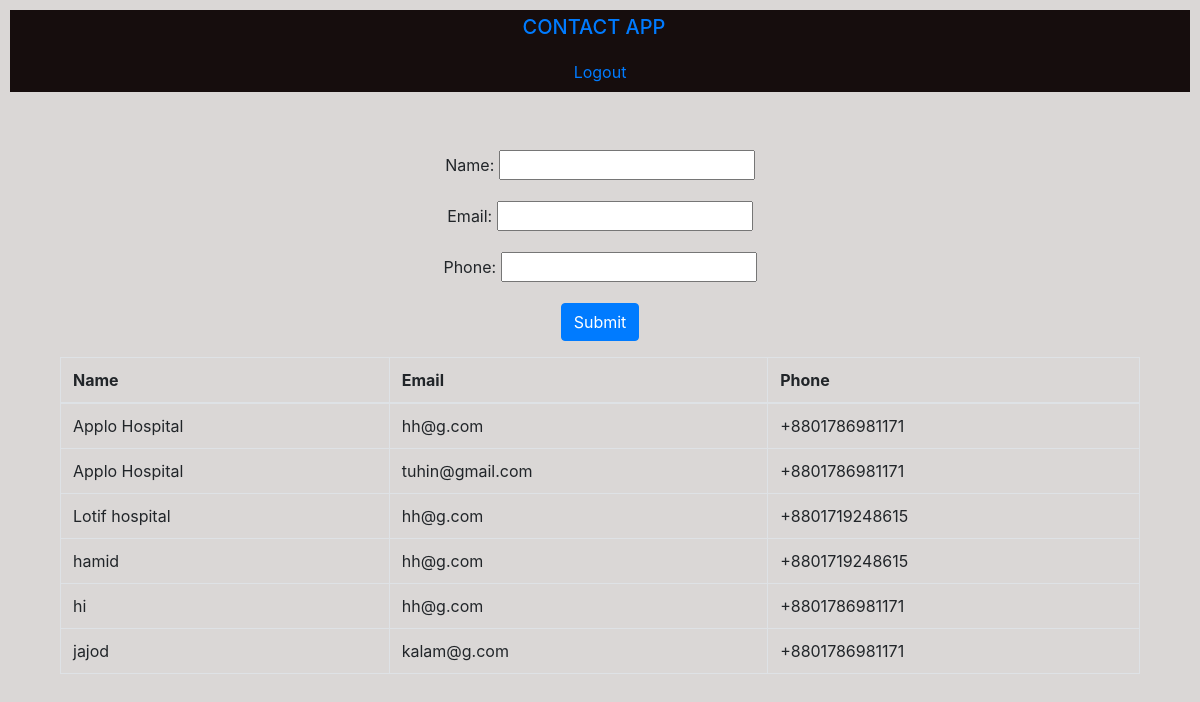
Page / (signed in) on the earlier database version.
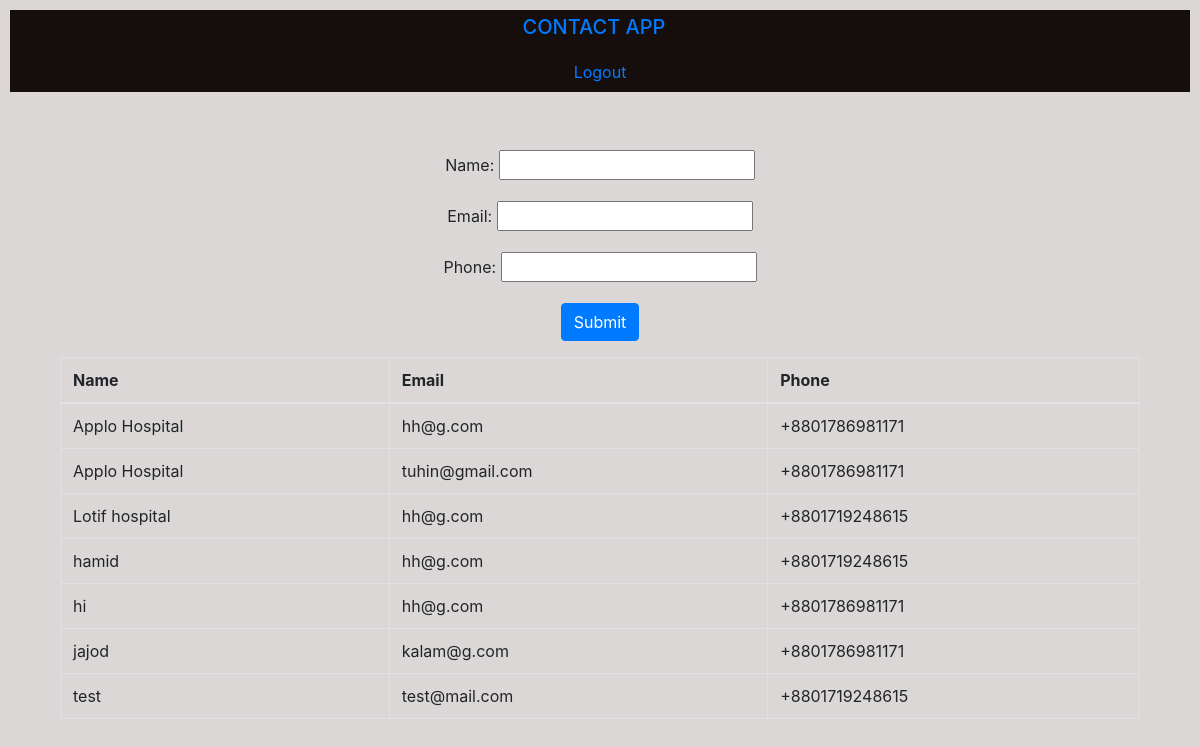
Same page on the later database version.
### contacts/models.py (models this page shows, shortened)
class Person(models.Model):
    name = models.CharField(max_length=20)
    email = models.EmailField(max_length=250)
    phone = PhoneNumberField()

### contacts/views.py (the view)
# urls.py: path('', views.contact_list, name='contact_list'),
def contact_list(request):
    if request.method == 'POST':
        form = PersonForm(request.POST)
        if form.is_valid():
            form.save()
            return redirect('/')
    else:
        form = PersonForm()
    persons = Person.objects.all().order_by('name')
    return render(request, 'contact/contact_list.html', {'persons': persons,  'form': form})

### contacts/forms.py
class PersonForm(forms.ModelForm):
    class Meta:
        model = Person
        fields = ('name', 'email', 'phone')

### contacts/templates/contact/contact_list.html
{% extends 'base.html' %}
{% block content %}
<div class="container">
  {% if user.is_authenticated  %}
  <div>
    <table class="table table-bordered">
      <thead>
        <tr>
          <th>Name</th>
          <th>Email</th>
          <th>Phone</th>
        </tr>
      </thead>
      <tbody>
        {% for person in persons %}
        <tr>
          <td>{{ person.name }}</td>
          <td>{{ person.email }}</td>
          <td>{{ person.phone }}</td>
        </tr>
        {% endfor %}
      </tbody>
    </table>
  </div>
  {% else %}
  <h5>You have to <a href="{% url 'login'  %}">Log in</a> to view other
    applications.</h5>
  {% endif %}
</div>
{% endblock %}

Differences in the rows shown:
added Person: name "test", email "test@mail.com", phone "+8801719248615"
